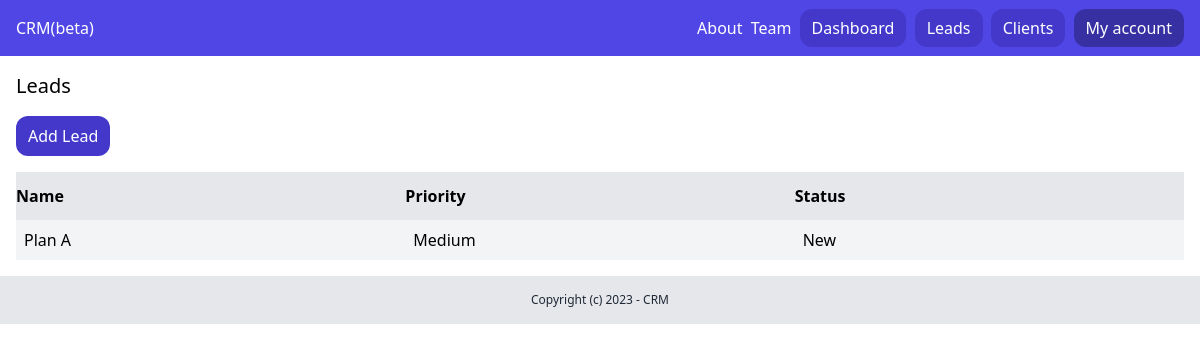
/dashboard/leads/ (signed in), run on an earlier commit of the app's database.
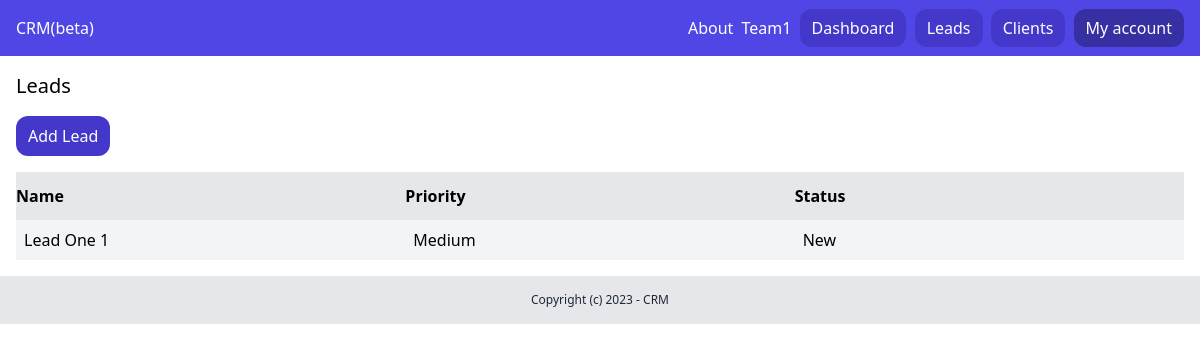
And on a later commit of the database.
### team/models.py (models this page shows, shortened)
class Team(models.Model):
    plan = models.ForeignKey(Plan, related_name='teams', blank=True, null=True,
                             on_delete=models.CASCADE)
    name = models.CharField(max_length=100)
    members = models.ManyToManyField(User, related_name='teams')
    created_by = models.ForeignKey(
        User, related_name='created_teams', on_delete=models.CASCADE)
    created_at = models.DateTimeField(auto_now=True)

### lead/models.py (models this page shows, shortened)
class Lead(models.Model):
    LOW = 'low'
    MEDIUM = 'medium'
    HIGH = 'high'
    CHOICES_PRIORITY = (
        (LOW, 'Low'),
        (MEDIUM, 'Medium'),
        (HIGH, 'High'),
    )
    NEW = 'new'
    CONTACTED = 'contacted'
    WON = 'won'
    LOST = 'lost'
    CHOICES_STATUS = (
        (NEW, 'New'),
        (CONTACTED, 'Contacted'),
        (WON, 'Won'),
        (LOST, 'Lost'),
    )
    team = models.ForeignKey(
        Team, related_name='leads', on_delete=models.CASCADE)
    name = models.CharField(max_length=255)
    email = models.EmailField()
    description = models.TextField(blank=True, null=True)
    priority = models.CharField(
        max_length=10, choices=CHOICES_PRIORITY, default=MEDIUM)
    status = models.CharField(
        max_length=10, choices=CHOICES_STATUS, default=NEW)
    converted_to_client = models.BooleanField(default=False)
    created_by = models.ForeignKey(
        User, related_name='leads', on_delete=models.CASCADE)
    created_at = models.DateTimeField(auto_now_add=True)
    modified_at = models.DateTimeField(auto_now=True)

### lead/views.py (the view)
# urls.py: path('', LeadListView.as_view(), name='leads_list'),
class LeadListView(LoginRequiredMixin, ListView):
    model = Lead
    template_name = 'lead/leads_list.html'
    context_object_name = 'leads'
    def get_queryset(self):
        queryset = super(LeadListView, self).get_queryset()
        return queryset.filter(
            created_by=self.request.user, converted_to_client=False)

### team/context_proceessors.py (called while the page is built)
def active_team(request):
    if request.user.is_authenticated:
        if request.user.userprofile.active_team:
            active_team = request.user.userprofile.active_team
        else:
            active_team = Team.objects.filter(created_by=request.user)[0]
    else:
        active_team = None
    return {'active_team': active_team}

### lead/templates/lead/leads_list.html
{% extends 'core_app/base.html' %} {% block title %} Leads {% endblock %}
{%block content %}
<div class="py-4 px-4">
  <h1 class="mb-4 text-xl">Leads</h1>
  <a
    href="{% url 'lead:add_lead' %}"
    class="inline-block py-2 px-3 bg-indigo-700 rounded-xl text-white"
    >Add Lead</a
  >
  {% if leads %}
  <div class="mt-4 flex justify-between">
    <p class="py-3 px bg-gray-200 font-semibold w-full">Name</p>
    <p class="py-3 px bg-gray-200 font-semibold w-full">Priority</p>
    <p class="py-3 px bg-gray-200 font-semibold w-full">Status</p>
  </div>
  {% for lead in leads %}
  <div class="flex justify-between">
    <p class="py-2 px-2 w-full {% cycle 'bg-gray-100' '' %}">
      <a href="{% url 'lead:leads_detail' lead.id %}">{{lead.name}}</a>
    </p>
    <p class="py-2 px-2 w-full {% cycle 'bg-gray-100' '' %}">
      {{lead.get_priority_display}}
    </p>
    <p class="py-2 px-2 w-full {% cycle 'bg-gray-100' '' %}">
      {{lead.get_status_display}}
    </p>
  </div>
  {% endfor %} {% else %}
  <p class="mt-6 px-2">There are no leads in the database</p>
  {% endif %}
</div>
{% endblock %}

### core_app/templates/core_app/base.html (shortened to what this page needs)
{% load static %}
<!DOCTYPE html>
<html lang="en">
  <head>
    <link rel="stylesheet" href="{% static 'main.min.css' %}" />
  </head>
  <body>
    {% include 'core_app/partials/nav.html' %}  {% block content %} {% endblock %} {% include 'core_app/partials/footler.html' %}
  </body>
</html>

### core_app/templates/core_app/partials/nav.html
<nav class="py-4 px-4 flex justify-between bg-indigo-600">
  <a href="/" class="text-white">CRM(beta)</a>
  <div class="space-x-1">
    <a href="{% url 'core_app:about' %}" class="text-white">About</a>
    {% if request.user.is_authenticated %}
    <a href="{% url 'team:detail' active_team.id %}" class="text-white"> {{ active_team.name }} </a>
    <a href="{% url 'dashboard:dashboard' %}" class="py-2 px-3 bg-indigo-700 rounded-xl text-white">Dashboard</a>
    <a href="{% url 'lead:leads_list' %}" class="py-2 px-3 bg-indigo-700 rounded-xl text-white">Leads</a>
    <a href="{% url 'client_app:clients_list' %}" class="py-2 px-3 bg-indigo-700 rounded-xl text-white">Clients</a>
    <a href="{% url 'acount' %}" class="py-2 px-3 bg-indigo-800 rounded-xl text-white">My account</a>
    {% else %}
    <a href="{% url 'userprofile:login' %}" class="py-2 px-3 bg-indigo-700 rounded-xl text-white">Log in</a>
    <a href="{% url 'userprofile:signup' %}" class="py-2 px-3 bg-indigo-700 rounded-xl text-white">Sign up</a>
    {% endif %}
  </div>
</nav>

### core_app/templates/core_app/partials/footler.html
<footer class="py-4 text-center bg-gray-200">
  <p class="text-xs text-gray-800">Copyright (c) 2023 - CRM</p>
</footer>

What changed in the data, as far as the page shows it:
removed Lead: name "Plan A", priority "Medium", status "New"
changed Team: name "Team" → "Team1"
added Lead: name "Lead One 1", priority "Medium", status "New"
